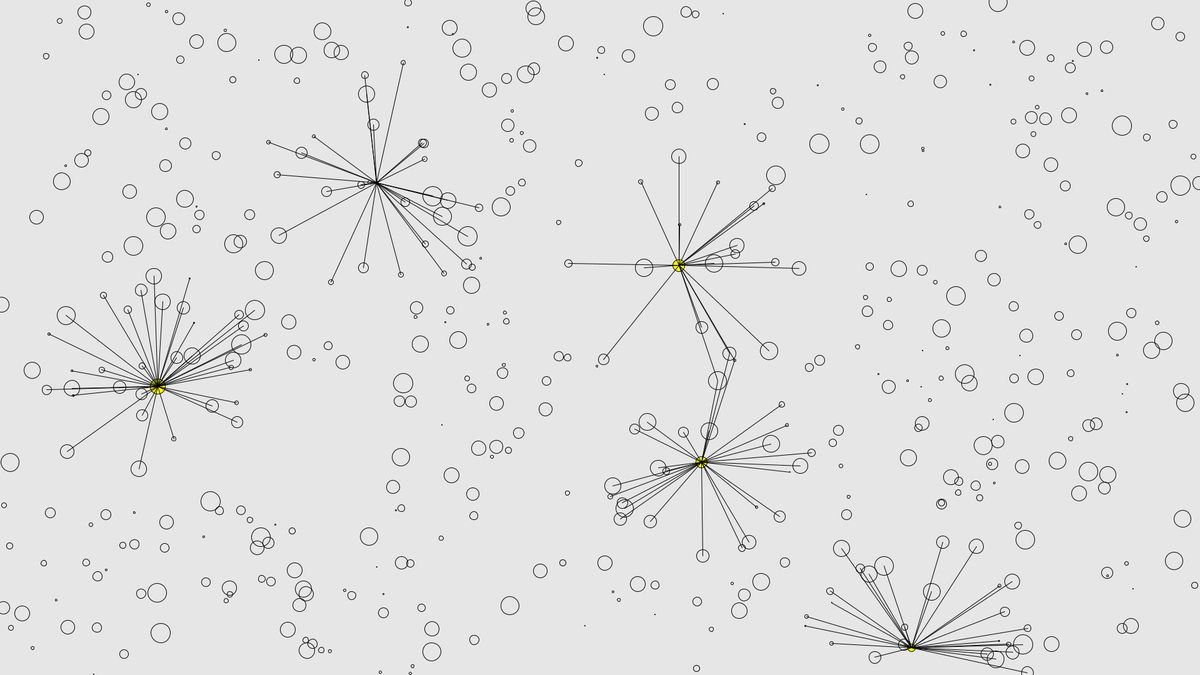
Frame 1 (no input)
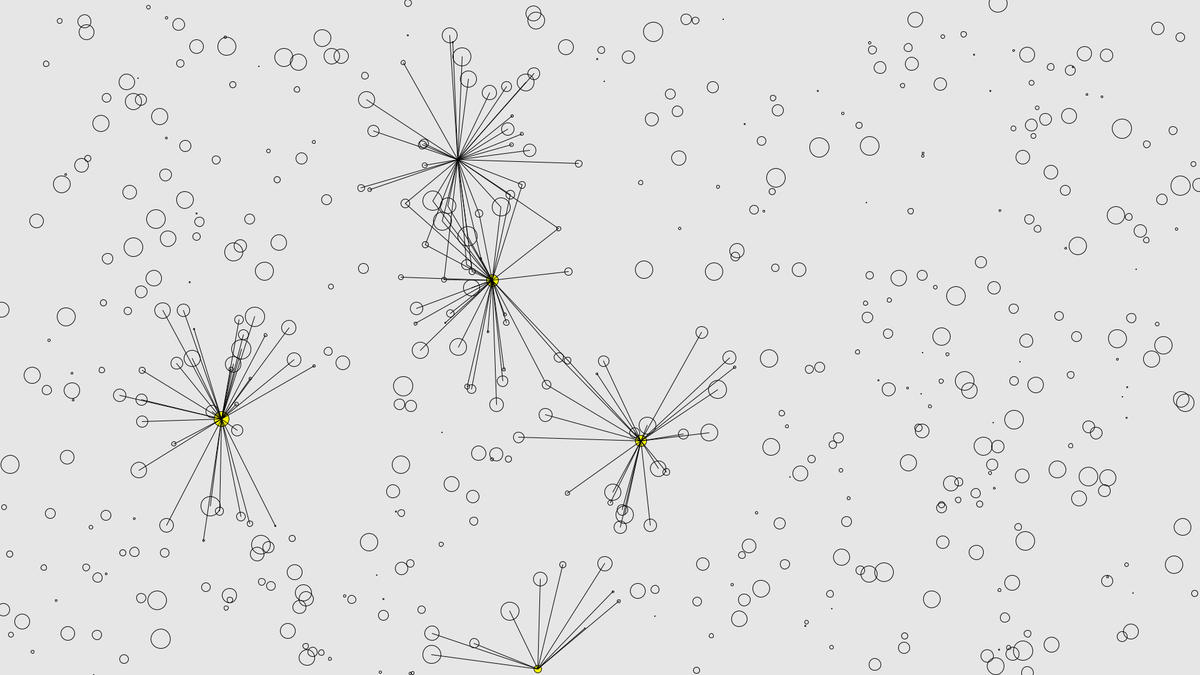
Frame 60 (the mouse pressed at the canvas centre just before this capture)
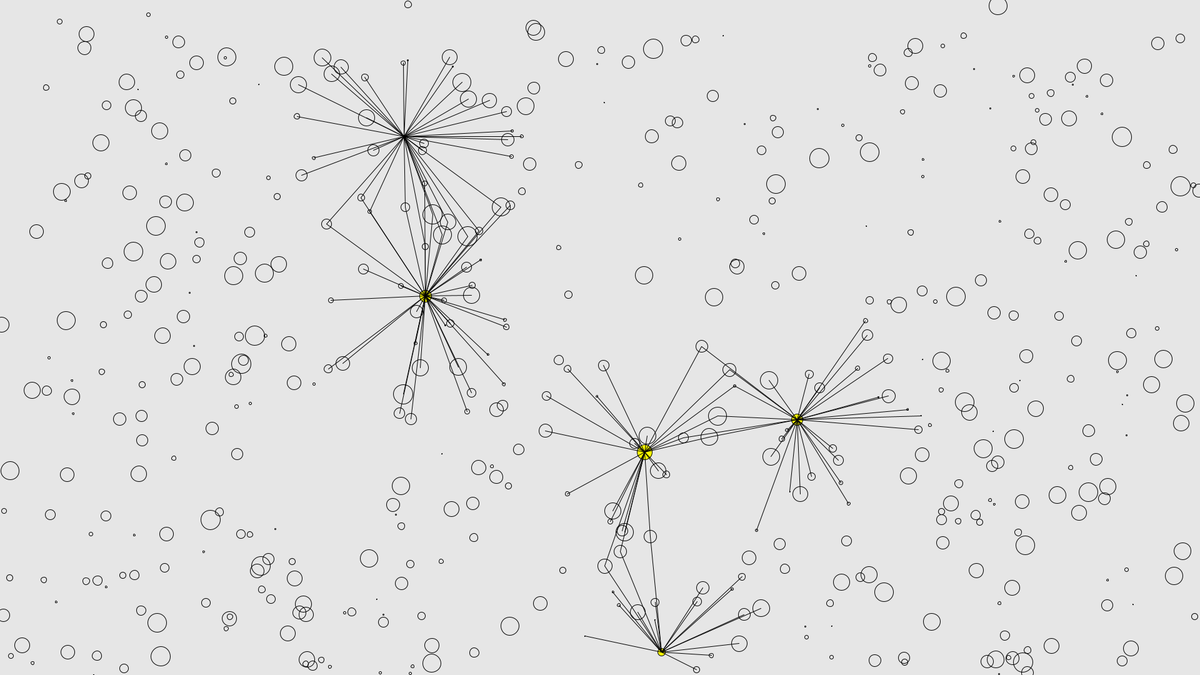
Frame 120 (the mouse held since frame 60 and released just before this capture)

The Processing sketch that drew these frames (run headless with seeded random() and noise(); from frame 60 on, the mouse is pressed at the canvas centre):

// Processing sketch: exercise05
// ── exercise05.pde
// Particle system with an array

//calls the  particlenorm class to index particles into an array
Particlenorm[] particlenorm = new Particlenorm[500];
Particleattach[] particleattach = new Particleattach[5];

void setup() {
  size(1920,1080);
  
  //loops through the array in order to instantiate the norm and attach particles
  for (int i = 0; i < particlenorm.length; i++){
    particlenorm[i] = new Particlenorm();
  }
  
  for (int i = 0; i < particleattach.length; i++){
    particleattach[i] = new Particleattach();
  }
}


void draw() {
  background(230,230,230);
  
  //loops through the array again to call the update and display function of the particles
  for (int i = 0; i < particlenorm.length; i++){
    particlenorm[i].update();
    particlenorm[i].display();
  }
  
  for (int i = 0; i < particleattach.length; i++){
    particleattach[i].update();
    particleattach[i].display();
    
    //loops again to call the nextToNormal function which draws a line between normal and attach particles
    for (int j = 0; j < particlenorm.length; j++) {
      particleattach[i].nextToNormal(particlenorm[j]);
    }
  }
}
// ── Particleattach.pde
//created a class for the attach particles
class Particleattach {
  
  //set the x,y and size properties to random values
  float x = (random(0,width));
  float y = (random(0,height));
  int size = floor(random(5,26));
  color fill = color(255,255,0);
  float range = 200;
  
  //created velocity, gravity and noise offset variables
  float vx = 0;
  float vy = random(-1,1);
  float xoff = random(0,100);

  void update(){
    
    y += vy;
    //if the particle hits the bottom of the screen, it bounces back off
    if(x > width - size/2 || x < 0 - size/2){
      vx = -vx;
    }  
    
    if(y > height - size/2 || y < 0 - size/2){
      vy = -vy;
    }  
  }
  
  void display(){
    // these functions draw the ellipse according to previous properties 
    fill(fill);
    xoff = xoff + .01;
    float n = noise(xoff) * width;
    ellipse(x = n, y,size,size);
  }
    // function that draws line between attach particles and normal particles
    void nextToNormal ( Particlenorm other) {
      if(dist(x,y, other.x, other.y) < range) {
        line(x,y, other.x, other.y);
      }
    }
}
// ── Particlenorm.pde

//created a class for the main particles
class Particlenorm {
  
  //set the x,y and size properties to random values
  float x = (random(0,width));
  float y = (random(0,height));
  int size = floor(random(1,32));
  color fill = color(255);
  
  //created velocity, gravity and bounce variables
  float vx = 0;
  float vy = 0;
  float gravity = random(0,0.008);
  float bounce = -1;
  float time = 0.8;

  void update(){
    
    // the velocity of the particle is affected by the gravity
    //vx += gravity;
    //x += vx;   
    vy += gravity;
    y += vy;
  
    //if the particle hits the bottom of the screen, it bounces back off
    //if(x > width - size/2 || x < 0 - size/2){
    //  //vx*= bounce;
    //  //vx*= time;
    //  //vx = -vx;
    //}  
    
    if(y > height - size/2 || y < 0 - size/2){
      vy*= bounce;
      //vy*= time;
      //vy = -vy;
    }  
  }
  
  void display(){
    // these functions draw the ellipse according to previous properties 
    pushStyle();
    noFill();
    //noStroke();
    ellipse(x,y,size,size);
    popStyle();
  }
}
